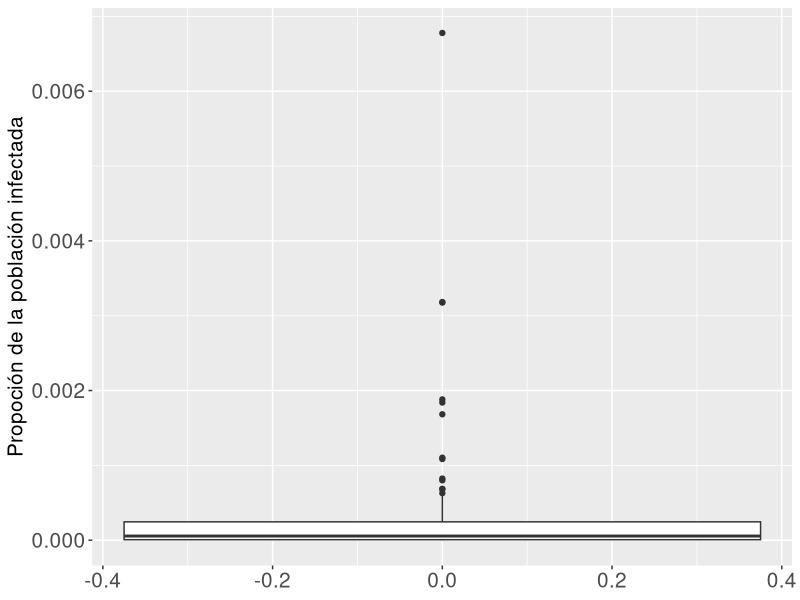
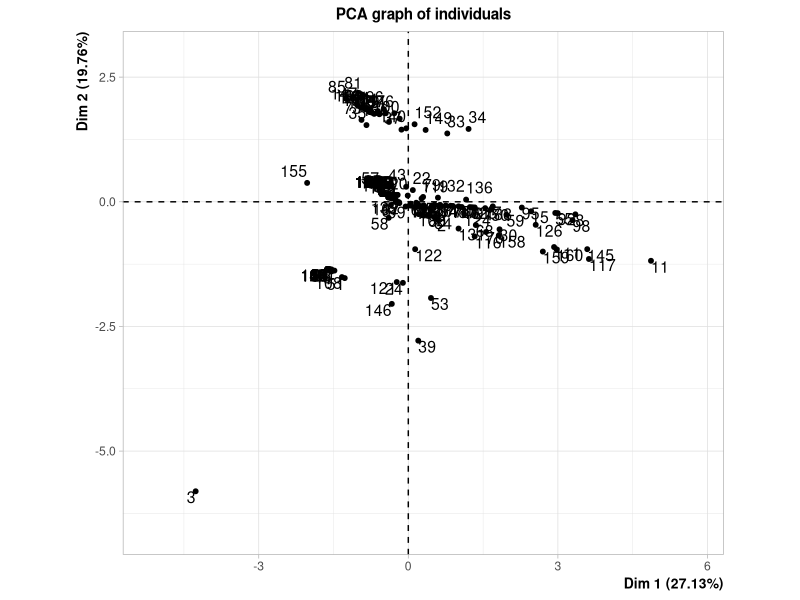
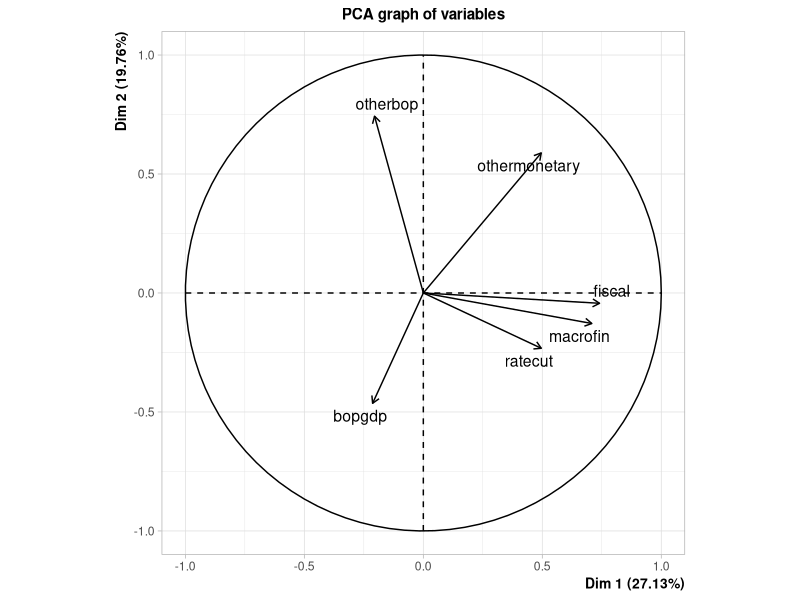
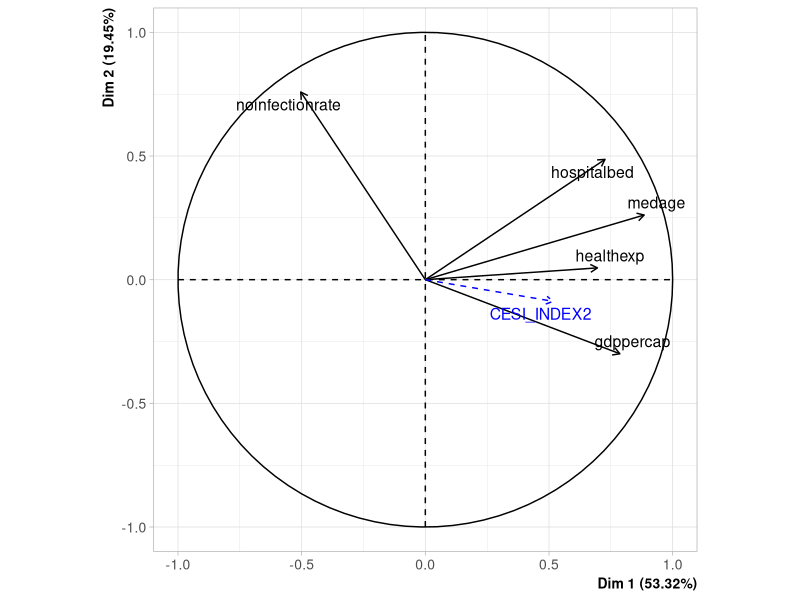
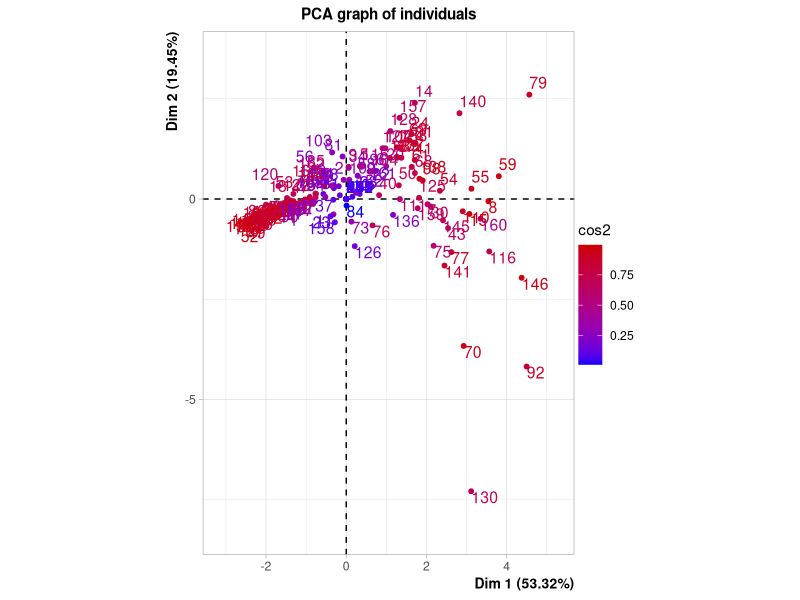
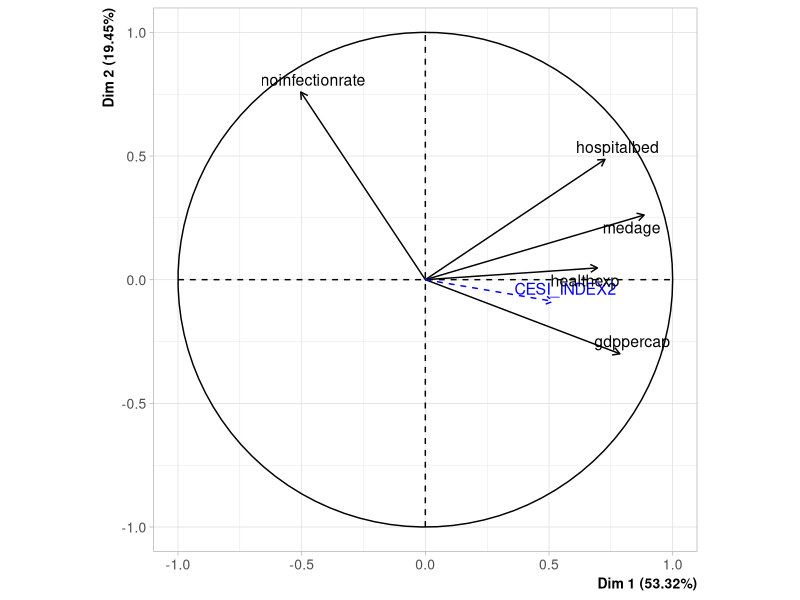
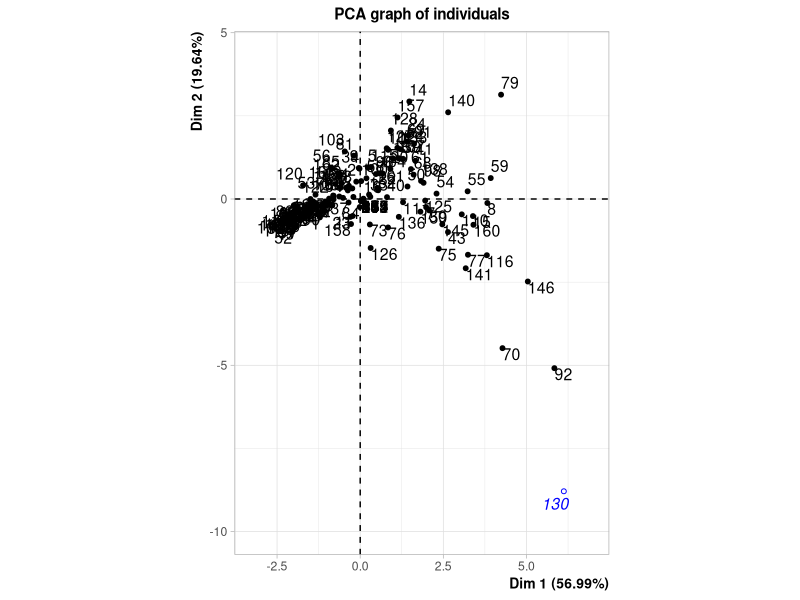
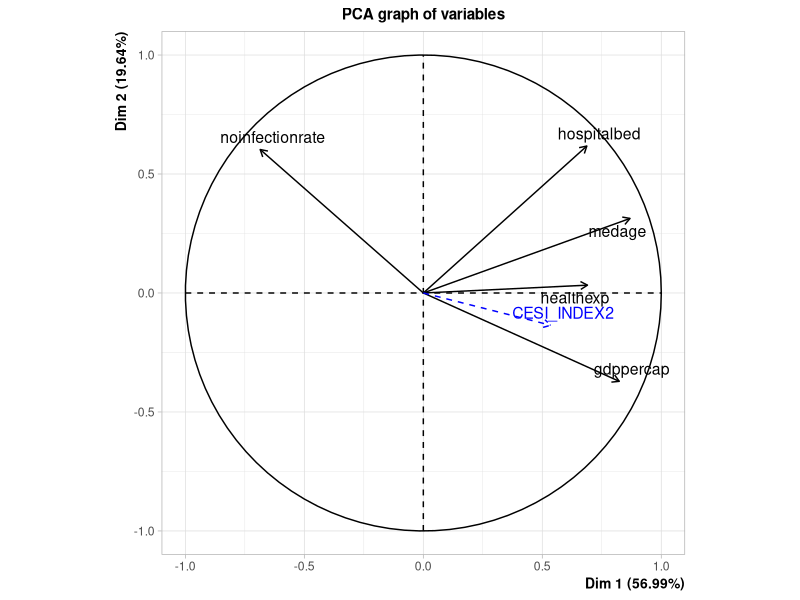

Write R code to recreate these figures, in order.
## ---- chunk 1
knitr::opts_chunk$set(echo=FALSE,
                      include=FALSE,
                      warning = FALSE,
                      message = FALSE,
                      fig.pos = 'H',
                      fig.align = 'center',
                      out.extra = '',
                      fig.hold = 'hold',
                      out.width = "50%"
                      )
options(xtable.comment=FALSE,
        xtable.table.placement="H")
## ---- chunk 2
library(dplyr)
library(ggplot2)
library(readxl)
library(xtable)
library(FactoMineR)
library(forcats)
library(gridExtra)

## ---- chunk 3
#Lectura de los datos

datos <- read.table("corona.txt", sep = "\t", header = TRUE)

datos <- datos  %>% rename(healthexp= "currenthealthexpenditureofgdpshx", gdppercap = "gdppercapitaconstant2010us" )
## ---- chunk 4
datospob <- read_xls("datospob.xls") %>% 
  select(`Country Name`, `2018`) %>%
  rename(country = `Country Name`, denspob = `2018` )


faltan <- datos$country %in% datos$country
datos$country[which(faltan == FALSE)]


datospob$country <-  recode(datospob$country,
                    `Bahamas, The` = "Bahamas",
                    `Brunei Darussalam` = "Brunei",
                    `Congo, Rep.` = "Congo, R",
                    `Cote d'Ivoire` = "Cote Ivory",
                    `Congo, Dem. Rep.` = "Democratic Republic of Congo",
                    `Egypt, Arab Rep.` = "Egypt",
                    `Gambia, The` = "Gambia",
                    `Guinea-Bissau` = "Guinea Bissau",
                    `Hong Kong SAR, China` = "Hong Kong",
                    `Iran, Islamic Rep.` = "Iran",
                    `Kyrgyz Republic` = "Kyrgyzstan",
                    `Lao PDR` = "Laos",
                    `Russian Federation` = "Russia",
                    `Korea, Rep.` = "South Korea",
                    `Tajikistan` = "Taijikistan",
                    `Yemen, Rep.` = "Yemen"
                    )

#sum(datos$country %in% datospob$country)-length(datos$country %in% datospob$country) control

datos <- datos %>% left_join(datospob, by="country")
## ---- chunk 5
dim(datos)
## ---- chunk 6
cbind("Variable"=names(datos), "Datos faltantes"=NAcheck <- as.numeric(apply(is.na(datos), 2, sum))) %>% 
  as.data.frame %>% 
  filter(`Datos faltantes`!=0)  %>% 
  t() %>%
    xtable(caption="Tabla de cantidad de observaciones faltables para las variables.") %>% 
  print.xtable(include.colnames = FALSE)

datos <- datos %>% select(-c(stringency))

## ---- chunk 7

dim(datos)
(NAcheck <- as.numeric(apply(is.na(datos), 2, sum)))

#Hay NAs en varias variables, una opcion de imputacion, en las cuantitativas imputar la media y en las cualitativas el modo. Stringency tiene 93 NAs (evaluar sacarla)

#vector de valores medios

vals_meds <- rep(0, dim(datos)[2])

for(j in 1:dim(datos)[2]){
  
  vals_meds[j] <- mean(datos[,j], na.rm = TRUE)
}

#imputacion de vals medios en NAs

for(j in 1:dim(datos)[2]){
  if(NAcheck[j]>0){
    
    for(i in 1:dim(datos)[1]){
      if(is.na(datos[i,j])==TRUE){
       datos[i,j] <- vals_meds[j] 
    }
    }
  }
}


## ---- chunk 8

correl <- datos %>%
  select(-c(country, othermonetary, otherbop, CESI_INDEX)) %>%
  rename(#Cambiamos los nombres acá para que la matriz de correlaciones quepa en el ancho del documento
    hospbed="hospitalbed", 
    totcases="totalcases"
  ) %>% 
cor()

correl %>% round(2) %>%  xtable(caption="Matriz de correlaciones") %>% print.xtable(include.rownames = FALSE)

## ---- chunk 9
datos %>%
  arrange(desc(bopgdp)) %>%
  head(11) %>%
  select(country, bopgdp) %>%
  mutate(bopgdp=round(bopgdp, 2) )%>% 
  rename(`País`="country", `Medidas de BOP (% PBI)`="bopgdp") %>% 
  as.data.frame() %>% 
  xtable(caption = "Tabla de medidas de balanza de pago como porcentaje de PBI, ordenada de forma decreciente.") %>% 
  print.xtable(include.rownames =  FALSE)

otrasbop <- summary(as.factor(datos$otherbop))  
## ---- chunk 10
boxplot.fiscal <- datos %>% ggplot() + geom_boxplot(aes(y=fiscal))

fiscal.argelia <- datos %>% select(country, fiscal) %>% arrange(fiscal) %>% head(1)

## ---- chunk 11
ratecut.boxplot <- datos %>% ggplot() + geom_boxplot(aes(y=ratecut))

datos %>% select(country, ratecut) %>% arrange(desc(ratecut)) %>% head(20)

datos %>% filter(ratecut < 0) %>% count()
datos %>% filter(ratecut == 0) %>% count()


bigote <- quantile(datos$ratecut, 0.75)+ 1.5*IQR(datos$ratecut)

datos %>% filter(ratecut > bigote) %>% count()

quantile(datos$ratecut, 0.25)
quantile(datos$ratecut, 0.5)

## ---- chunk 12
macrofin.hist <- datos %>% ggplot() + geom_histogram(aes(x=macrofin)) + xlab(NULL) + labs(caption = "Histograma")
macrofin.boxplot <- datos %>% ggplot() + geom_boxplot(aes(y=macrofin)) + labs(caption = "Gráfico de caja")
  

min(datos$macrofin)
quantile(datos$macrofin, 0.61)
datos %>% filter(macrofin == 0) %>% count()

## ---- chunk 13
datos %>% filter(bopgdp == 0) %>% count()
## ---- chunk 14
gdppercap.boxplot <- datos %>% ggplot() + geom_boxplot(aes(y=gdppercap))

pbi.lux <- datos %>% filter(country=="Luxembourg") %>% select(gdppercap)

q3.gdp <- quantile(datos$gdppercap, 0.75)


## ---- chunk 15
medage.boxplot <- datos %>% ggplot() + geom_boxplot(aes(y=medage))

min.medage <- min(datos$medage)
max.medage <- max(datos$medage)

media.medage <- mean(datos$medage)
median(datos$medage)

max.ind.medage <- datos[which.max(datos$medage),]
min.ind.medage <- datos[which.min(datos$medage),]
## ---- chunk 16
healthexp.boxplot <- datos %>% ggplot() + geom_boxplot(aes(y=healthexp))

max.healthexp <- datos[which.max(datos$healthexp),]
max.healthexp2 <- datos[which.max(datos$healthexp[-130]),]

mean(datos$healthexp)
median(datos$healthexp)
## ---- chunk 17
boxplot.hospitalbed <- datos %>% ggplot() + geom_boxplot(aes(y=hospitalbed))

hospitalbed.mean <- mean(datos$hospitalbed)
hospitalbed.median <- median(datos$hospitalbed)

hospitalbed.japon <- datos %>% select(country, hospitalbed) %>% arrange(desc(hospitalbed)) %>% head(1)




## ---- chunk 18
datos %>% ggplot() +
  geom_boxplot(aes(y=infectionrate)) +
  ylab("Propoción de la población infectada") +
  theme(axis.text = element_text(size=15),
        axis.title = element_text(size=15)
        )
## ---- chunk 19
quantile(datos$infectionrate, 0.75)
datos %>% select(country, infectionrate) %>% arrange(desc(infectionrate)) %>% head(20)

## ---- chunk 20
vars.indice <- c("fiscal", "ratecut", "macrofin", "bopgdp", "othermonetary", "otherbop")

acp_indice <- PCA(select(datos, vars.indice), ncp=6)

summary(acp_indice)

ind.est.econ <- acp_indice$ind$coord[,1]

cor(ind.est.econ, datos$CESI_INDEX)

sum(ind.est.econ-datos$CESI_INDEX) #Llegamos a que son el mismo índice

acp_indice$eig
## ---- chunk 21
#plot.PCA(acp_indice, choix = "var")


data.frame(Variable = names(acp_indice$var$coord[,1]), `Correlación` = acp_indice$var$coord[,1]) %>% 
  xtable(caption="Correlación de cada variable con el índice de estímulo económico.") %>%
  print.xtable(include.rownames = FALSE)


# acp_indice$var$coord[,1] %>%
#   as.data.frame %>%
#   rename(Variable = 1, `Correlación` = 2) %>% 
#   xtable(caption="Correlación de cada variable con el índice de estímulo económico.")



coords_art <- c(0.58,0.39,0.55,0.39,-0.17, -0.16)
## ---- chunk 22
datos$noinfectionrate <- 1-datos$infectionrate

datos$CESI_INDEX2 <- ind.est.econ



vars.acp3 <- c("medage", "gdppercap", "healthexp", "hospitalbed", "noinfectionrate", "CESI_INDEX2")

acp3 <- PCA(datos[,vars.acp3], quanti.sup = 6, graph=FALSE)


acp3$eig %>% round(2) %>%  as.data.frame() %>% rename(`Valor propio`="eigenvalue", `% de varianza`= "percentage of variance", `% acumulado de varianza`="cumulative percentage of variance") %>% xtable(caption="Valores propios asociados a las componentes principales y porcentajes de inercia de cada uno.")


## ---- chunk 23
plot.PCA(acp3, axes= c(1,2), choix = c("var"), graph.type = "ggplot") +
  ggtitle(NULL) +
  theme(axis.text = element_text(size=10),
        axis.title = element_text(size=10)
        )

#ver como interpretar la ""colinealidad"" entre infectionrate y gdppercap en el primer plano principal
## ---- chunk 24
acp3$var$coord %>% round(2) %>% as.data.frame() %>% select(Dim.1, Dim.2) %>% 
  xtable(caption="Coordenadas de las variables originales en el primer plano principal")

# acp3$var$cos2 %>% round(2) %>% as.data.frame() %>% select(Dim.1, Dim.2) %>%
#   xtable(caption="cos2 de los ángulos de las variables con los ejes del primer plano principal.")

#CONSULTAR

## ---- chunk 25
coord.ind.1 <- round(cor(datos$CESI_INDEX, acp3$ind$coord[,1]), 2)
coord.ind.2 <- round(cor(datos$CESI_INDEX, acp3$ind$coord[,2]), 2)

## ---- chunk 26
cors.ind.org <- round(cor(select(datos, medage, gdppercap, healthexp, hospitalbed, CESI_INDEX2, noinfectionrate))["CESI_INDEX2",],2)


data.frame("Variable"=names(cors.ind.org), "Correlación"=cors.ind.org) %>% 
  filter(Variable!="CESI_INDEX2") %>% 
  xtable(caption="Correlación del índice de estímulo económico construido con las variables originales de la base.") %>%
  print.xtable(include.rownames = FALSE)


## ---- chunk 27
datos$country
## ---- chunk 28

plot.PCA(acp3, choix = "ind", habillage="cos2", graph.type = "ggplot")


  #steam_ncp sirve para estimar la cantidad de componentes con la cual quedarse


plot.PCA(acp3, axes= c(1,2), choix = c("var"), graph.type = "ggplot") +
  ggtitle(NULL) +
  theme(axis.text = element_text(size=10),
        axis.title = element_text(size=10)
        )


## ---- chunk 29
#se tiene el cos^2 en el plano

mat_cos2  <-  apply(acp3$ind$cos2[,1:2],1, sum)



mat_dist_cos2 <- cbind(`País`= datos$country   ,"cos2_plano" = mat_cos2, "norma"=  acp3$ind$dist) 




## ---- chunk 30
mat_dist_cos2 %>% as.data.frame %>% mutate(cos2_plano = round(as.numeric(cos2_plano), 2), norma = round(as.numeric(norma), 2)) %>%  arrange(desc(norma)) %>% head(20)%>% xtable()
## ---- chunk 31
acp4 <- PCA(datos[, vars.acp3], ind.sup = 130, quanti.sup = 6)
## ---- chunk 32
mat_dist_cos2 %>% as.data.frame %>% mutate(cos2_plano = round(as.numeric(cos2_plano), 2), norma = round(as.numeric(norma), 2)) %>%  arrange(cos2_plano) %>%  head(20) %>% xtable()
## ---- chunk 33
ratecut.boxplot + ylab("Porcentaje recortado")
## ---- chunk 34
grid.arrange(macrofin.boxplot + ylab("Medidas macrofinancieras adoptadas (% PBI)"),
             macrofin.hist + ylab("Frecuencia absoluta"),
             ncol=2)
## ---- chunk 35
gdppercap.boxplot + ylab("PBI per cápita (dólares)")
## ---- chunk 36
medage.boxplot + ylab("Edad mediana")
## ---- chunk 37
healthexp.boxplot + ylab("Gasto en salud (% PBI)")
## ---- chunk 38
boxplot.hospitalbed + ylab("Camas de hospital por cada 1000 personas")

## ---- chunk 39
vars.acp <- c("medage", "gdppercap", "healthexp", "hospitalbed", "noinfectionrate", "CESI_INDEX2", "denspob")

acp <- PCA(datos[,vars.acp], ncp=7)

#summary(acp)
## ---- chunk 40
acp$var$coord[,c(1,2)] %>% as.data.frame() %>% xtable("Coordenadas de las variables en los ejes del primer plano principal.")
## ---- chunk 41
#ANEXO vars.acp2 <- c("medage", "gdppercap", "healthexp", "hospitalbed", "noinfectionrate", "CESI_INDEX2")

#ANEXO acp2 <- PCA(datos[,vars.acp2], ncp=6)
